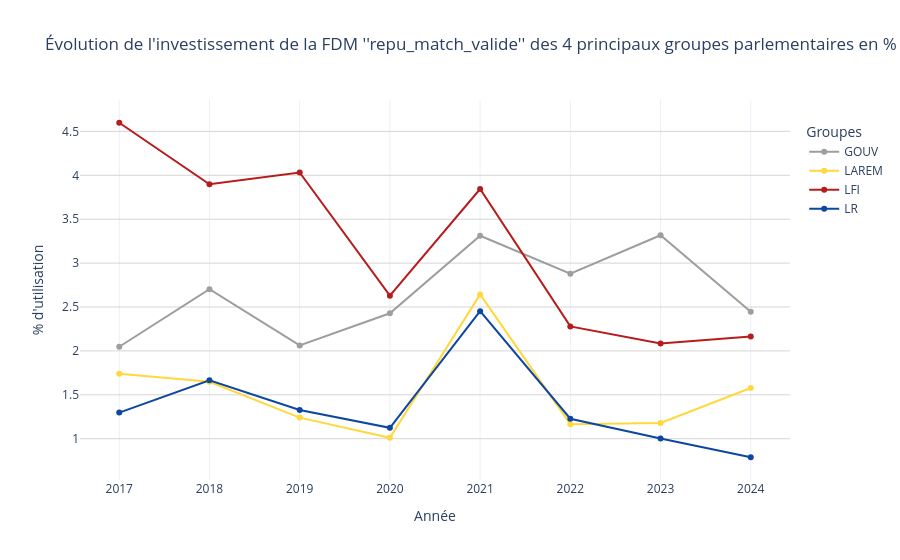

The notebook cell this image was saved under:
### Code cell
evolution_groupes_proportion(
    df, colonne_condition="repu_match_valide", préfixe="FDM", top_n=4
)

### Figure 1 — Plotly figure (JSON) as saved in the notebook; plotly's stock layout.template omitted (floating-point values rounded to 4 significant figures)
{"data": [{"hovertemplate": "<b>%{x}</b><br>%{y:.1f}%<extra>GOUV</extra>", "line": {"color": "#9E9E9E", "width": 2}, "marker": {"color": "#9E9E9E", "size": 6}, "mode": "lines+markers", "name": "GOUV", "type": "scatter", "x": [2017, 2018, 2019, 2020, 2021, 2022, 2023, 2024], "y": [2.047, 2.703, 2.062, 2.428, 3.312, 2.879, 3.317, 2.445]}, {"hovertemplate": "<b>%{x}</b><br>%{y:.1f}%<extra>LAREM</extra>", "line": {"color": "#FFD83E", "width": 2}, "marker": {"color": "#FFD83E", "size": 6}, "mode": "lines+markers", "name": "LAREM", "type": "scatter", "x": [2017, 2018, 2019, 2020, 2021, 2022, 2023, 2024], "y": [1.739, 1.648, 1.24, 1.01, 2.643, 1.166, 1.179, 1.578]}, {"hovertemplate": "<b>%{x}</b><br>%{y:.1f}%<extra>LFI</extra>", "line": {"color": "#B71C1C", "width": 2}, "marker": {"color": "#B71C1C", "size": 6}, "mode": "lines+markers", "name": "LFI", "type": "scatter", "x": [2017, 2018, 2019, 2020, 2021, 2022, 2023, 2024], "y": [4.599, 3.898, 4.032, 2.629, 3.843, 2.279, 2.085, 2.165]}, {"hovertemplate": "<b>%{x}</b><br>%{y:.1f}%<extra>LR</extra>", "line": {"color": "#0D47A1", "width": 2}, "marker": {"color": "#0D47A1", "size": 6}, "mode": "lines+markers", "name": "LR", "type": "scatter", "x": [2017, 2018, 2019, 2020, 2021, 2022, 2023, 2024], "y": [1.297, 1.666, 1.327, 1.124, 2.452, 1.227, 1.002, 0.7888]}], "layout": {"font": {"size": 12}, "hovermode": "x unified", "legend": {"title": {"text": "Groupes"}, "x": 1.02, "y": 0.95}, "title": {"text": "Évolution de l'investissement de la FDM ''repu_match_valide'' des 4 principaux groupes parlementaires en %"}, "xaxis": {"dtick": 1, "showgrid": true, "tickmode": "linear", "title": {"text": "Année"}}, "yaxis": {"gridcolor": "#D7D6D6", "showgrid": true, "title": {"text": "% d'utilisation"}}}}
